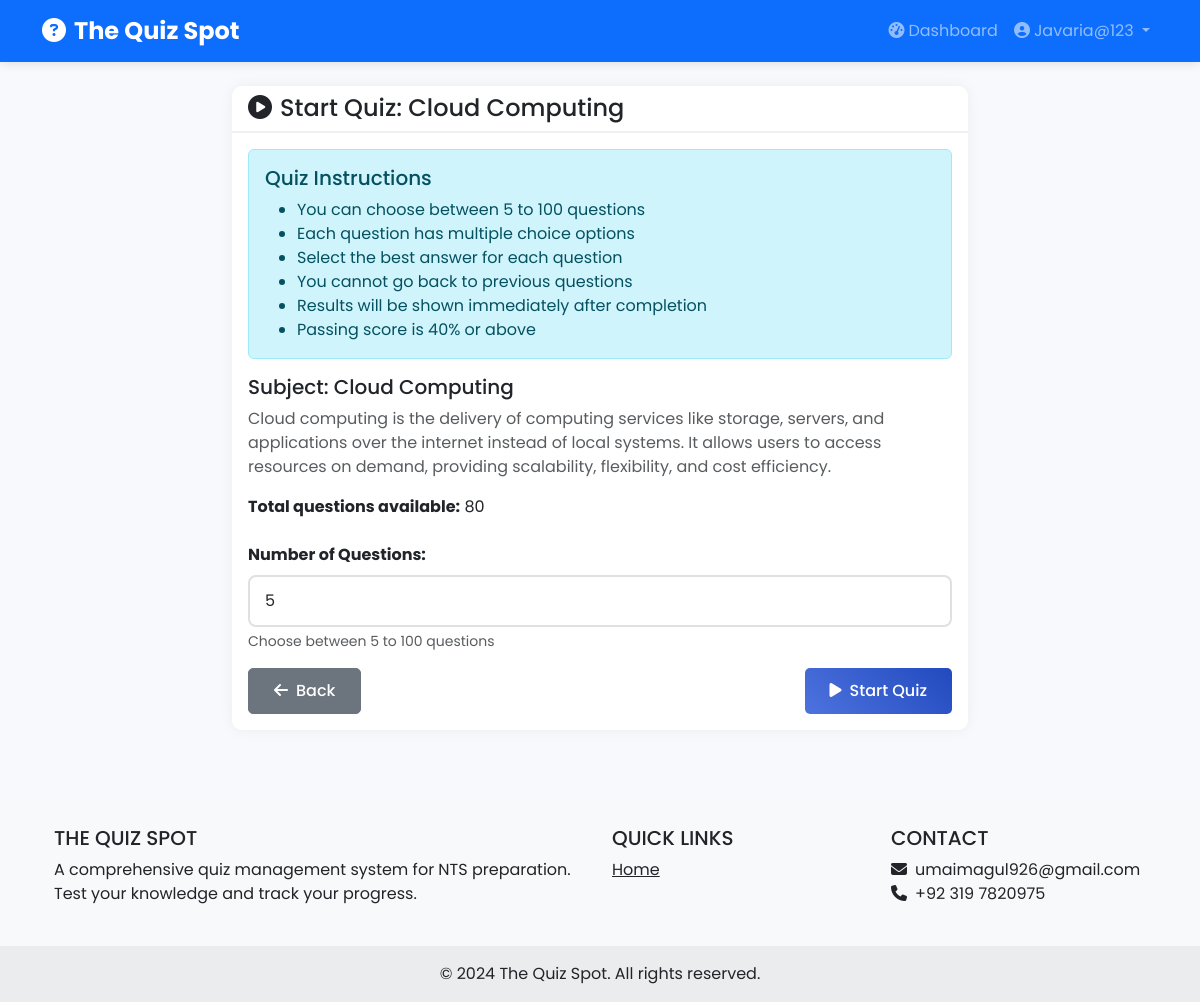
/start-quiz/1/ (signed in), run on the app's committed database.
### quiz/models.py (models this page shows, shortened)
class Subject(models.Model):
    name = models.CharField(max_length=100, unique=True)
    description = models.TextField(blank=True)
    created_at = models.DateTimeField(auto_now_add=True)
    updated_at = models.DateTimeField(auto_now=True)
    class Meta:
        ordering = ['name']

### quiz/views.py (the view)
# urls.py: path('start-quiz/<int:subject_id>/', views.start_quiz, name='start_quiz'),
@user_required
def start_quiz(request, subject_id):
    subject = get_object_or_404(Subject, id=subject_id)
    if request.method == 'POST':
        form = QuizSettingsForm(request.POST)
        if form.is_valid():
            num_questions = form.cleaned_data['num_questions']
            questions = list(Question.objects.filter(subject=subject))
            if len(questions) < num_questions:
                messages.error(request, f'Not enough questions available. Only {len(questions)} questions found.')
                return redirect('select_subject')
            selected_questions = random.sample(questions, num_questions)
            request.session['quiz_questions'] = [q.id for q in selected_questions]
            request.session['quiz_subject_id'] = subject_id
            request.session['quiz_current_index'] = 0
            request.session['quiz_answers'] = {}
            return redirect('take_quiz')
    else:
        form = QuizSettingsForm()
    return render(request, 'user/start_quiz.html', {
        'subject': subject,
        'form': form,
        'total_questions': Question.objects.filter(subject=subject).count()
    })

### quiz/forms.py
class QuizSettingsForm(forms.Form):
    num_questions = forms.IntegerField(
        min_value=5,
        max_value=100,
        initial=5,
        label="Number of Questions"
    )

### templates/user/start_quiz.html (shortened to what this page needs)
{% extends 'base.html' %}
{% block content %}
<div class="container py-4">
    <div class="row justify-content-center">
        <div class="col-md-8">
            <div class="card">
                <div class="card-header">
                    <h4 class="mb-0">
                        <i class="fas fa-play-circle me-2"></i>Start Quiz: {{ subject.name }}
                    </h4>
                </div>
                <div class="card-body">
                    <div class="alert alert-info">
                        <h5 class="alert-heading">Quiz Instructions</h5>
                        <ul class="mb-0">
                            <li>You can choose between 5 to 100 questions</li>
                            <li>Each question has multiple choice options</li>
                            <li>Select the best answer for each question</li>
                            <li>You cannot go back to previous questions</li>
                            <li>Results will be shown immediately after completion</li>
                            <li>Passing score is 40% or above</li>
                        </ul>
                    </div>
                    <div class="mb-4">
                        <h5>Subject: {{ subject.name }}</h5>
                        <p class="text-muted">{{ subject.description }}</p>
                        <p><strong>Total questions available:</strong> {{ total_questions }}</p>
                    </div>
                    <form method="POST" novalidate>
                        <div class="mb-3">
                            <label for="{{ form.num_questions.id_for_label }}" class="form-label">
                                <strong>Number of Questions:</strong>
                            </label>
                            {{ form.num_questions }}
                            <div class="form-text">Choose between 5 to 100 questions</div>
                        </div>
                        <div class="d-flex justify-content-between">
                            <a href="{% url 'select_subject' %}" class="btn btn-secondary">
                                <i class="fas fa-arrow-left me-2"></i>Back
                            </a>
                            <button type="submit" class="btn btn-primary">
                                <i class="fas fa-play me-2"></i>Start Quiz
                            </button>
                        </div>
                    </form>
                </div>
            </div>
        </div>
    </div>
</div>
{% endblock %}

### templates/base.html (shortened to what this page needs)
<!DOCTYPE html>
<html lang="en">
<head>
    <link href="https://cdn.jsdelivr.net/npm/bootstrap@5.3.0/dist/css/bootstrap.min.css" rel="stylesheet">
    <link rel="stylesheet" href="https://cdnjs.cloudflare.com/ajax/libs/font-awesome/6.4.0/css/all.min.css">
    {% load static %}
    <link rel="stylesheet" href="{% static 'css/style.css' %}">
</head>
<body>
    <nav class="navbar navbar-expand-lg navbar-dark bg-primary">
        <div class="container">
            <a class="navbar-brand" href="{% url 'index' %}">
                <i class="fas fa-question-circle me-2"></i>The Quiz Spot
            </a>
            <div class="collapse navbar-collapse" id="navbarNav">
                <ul class="navbar-nav ms-auto">
                    {% if user.is_authenticated %}
                        {% if user.is_staff %}
                            <li class="nav-item">
                                <a class="nav-link" href="{% url 'admin_dashboard' %}">
                                    <i class="fas fa-tachometer-alt me-1"></i>Dashboard
                                </a>
                            </li>
                        {% else %}
                            <li class="nav-item">
                                <a class="nav-link" href="{% url 'user_dashboard' %}">
                                    <i class="fas fa-tachometer-alt me-1"></i>Dashboard
                                </a>
                            </li>
                        {% endif %}
                        <li class="nav-item dropdown">
                            <a class="nav-link dropdown-toggle" href="#" id="navbarDropdown" role="button" data-bs-toggle="dropdown">
                                <i class="fas fa-user-circle me-1"></i>{{ user.username }}
                            </a>
                        </li>
                    {% endif %}
                </ul>
            </div>
        </div>
    </nav>
    {% block content %}{% endblock %}
    <footer class="bg-light text-center text-lg-start mt-5">
        <div class="container p-4">
            <div class="row">
                <div class="col-lg-6 col-md-12 mb-4 mb-md-0">
                    <h5 class="text-uppercase">The Quiz Spot</h5>
                    <p>
                        A comprehensive quiz management system for NTS preparation.
                        Test your knowledge and track your progress.
                    </p>
                </div>
                <div class="col-lg-3 col-md-6 mb-4 mb-md-0">
                    <h5 class="text-uppercase">Quick Links</h5>
                    <ul class="list-unstyled mb-0">
                        <li><a href="{% url 'index' %}" class="text-dark">Home</a></li>
                    </ul>
                </div>
                <div class="col-lg-3 col-md-6 mb-4 mb-md-0">
                    <h5 class="text-uppercase">Contact</h5>
                    <ul class="list-unstyled">
                        <li><i class="fas fa-envelope me-2"></i>umaimagul926@gmail.com</li>
                        <li><i class="fas fa-phone me-2"></i>+92 319 7820975</li>
                    </ul>
                </div>
            </div>
        </div>
        <div class="text-center p-3" style="background-color: rgba(0, 0, 0, 0.05);">
            © 2024 The Quiz Spot. All rights reserved.
        </div>
    </footer>
</body>
</html>

### static/css/style.css (style rules this page uses)
:root { --primary-color: #4e73df; --secondary-color: #858796; --success-color: #1cc88a; --info-color: #36b9cc; --warning-color: #f6c23e; --danger-color: #e74a3b; --dark-color: #5a5c69; --light-color: #f8f9fc; }
body { font-family: 'Poppins', sans-serif; background-color: #f8f9fc; min-height: 100vh; display: flex; flex-direction: column; }
.navbar { box-shadow: 0 2px 10px rgba(0,0,0,0.1); }
.navbar-brand { font-weight: 700; font-size: 1.5rem; }
.card { border: none; border-radius: 10px; box-shadow: 0 0 15px rgba(0,0,0,0.05); transition: transform 0.3s, box-shadow 0.3s; }
.card-header { background-color: transparent; border-bottom: 2px solid #f0f0f0; font-weight: 600; }
.btn { border-radius: 5px; padding: 10px 25px; font-weight: 500; transition: all 0.3s; }
.btn-primary { background: linear-gradient(45deg, var(--primary-color), #224abe); border: none; }
.form-control, .form-select { border: 2px solid #e0e0e0; border-radius: 8px; padding: 12px 15px; transition: all 0.3s; }
footer { margin-top: auto; }

### data on the page
Subject: name "Cloud Computing", description "Cloud computing is the delivery of computing services like storage, servers, and applications over the internet instead of local systems. It allows users to access resources on demand, providing scalability, flexibility, and cost efficiency."

### other printed values
{{ user.username }} "Javaria@123"
{{ total_questions }} "80"
